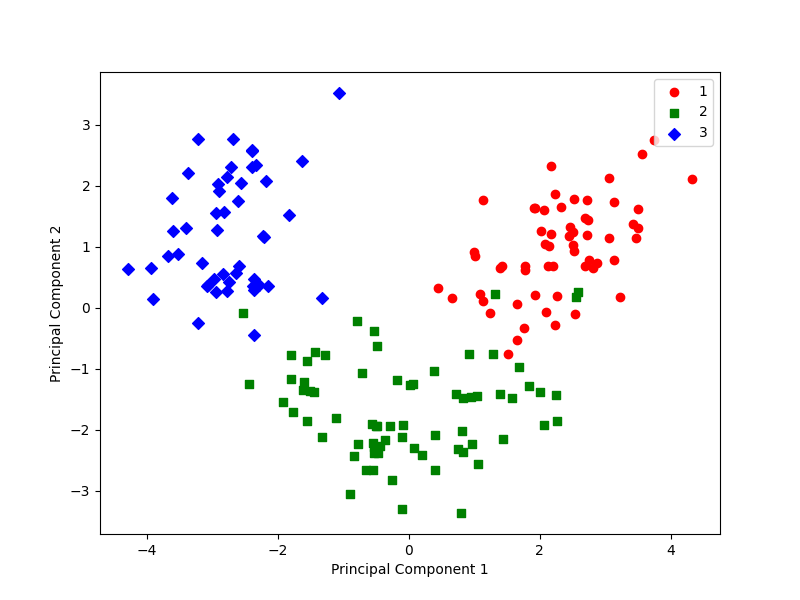

This chart was generated by the following Python code:
import pandas as pd
import numpy as np
from sklearn.decomposition import PCA
from sklearn.preprocessing import StandardScaler
import matplotlib.pyplot as plt

# Load the data into a pandas DataFrame
df = pd.read_csv("Wine.csv")

# Separate the features and target variable
X = df.drop('Customer_Segment', axis=1)
y = df['Customer_Segment']

# Standardize the data
scaler = StandardScaler()
X_std = scaler.fit_transform(X)

# Create a PCA object
pca = PCA(n_components=2)

# Fit the PCA object to the standardized data
X_pca = pca.fit_transform(X_std)

# Plot the results
plt.figure(figsize=(8, 6))
colors = ['red', 'green', 'blue']
markers = ['o', 's', 'D']
for target, color, marker in zip(np.unique(y), colors, markers):
    plt.scatter(X_pca[y == target, 0],
                X_pca[y == target, 1],
                c=color, marker=marker,
                label=target)
plt.xlabel('Principal Component 1')
plt.ylabel('Principal Component 2')
plt.legend()
plt.show()
